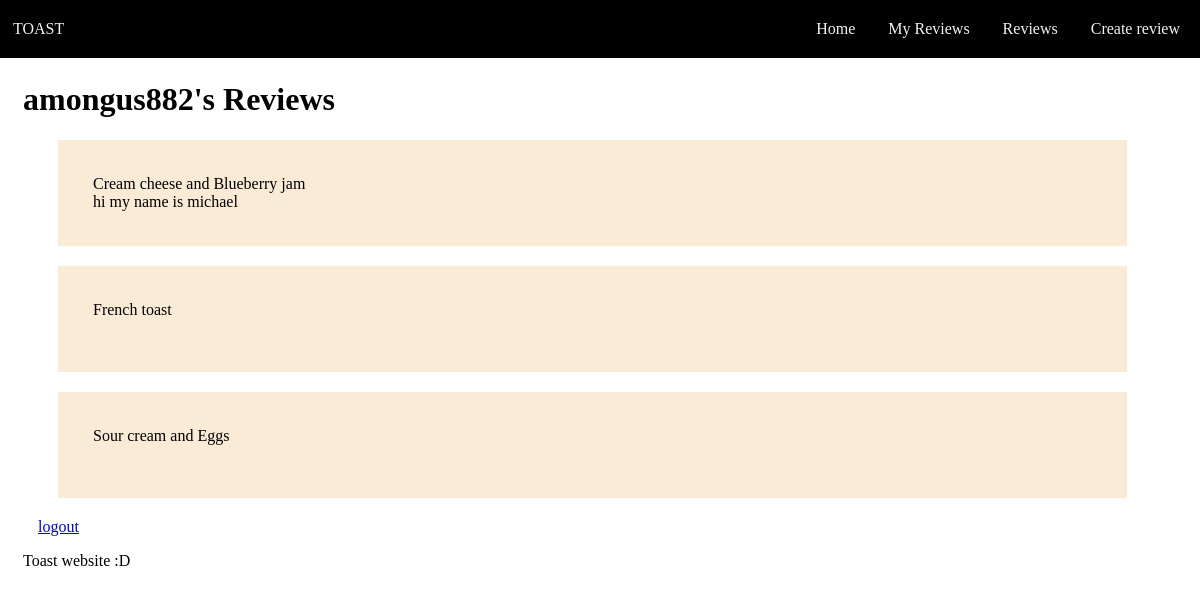
The page /my_reviews (signed in) on the database as committed earlier.
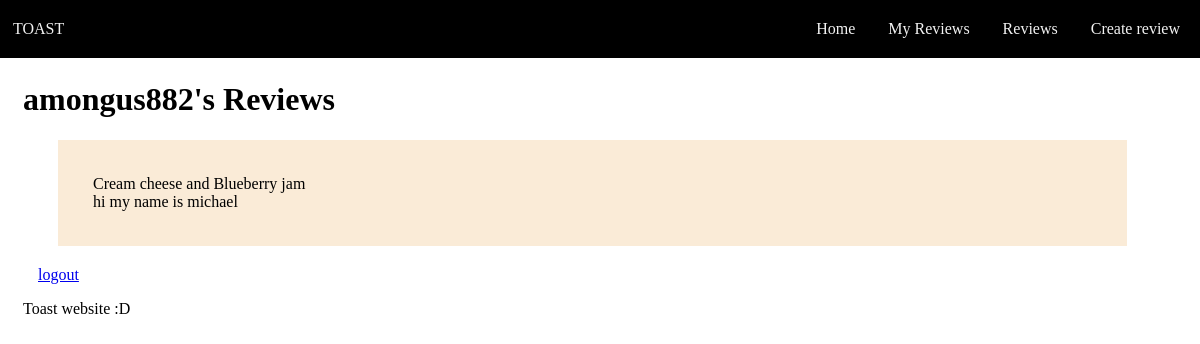
The same page on the database as committed later.
### tables this page shows
CREATE TABLE Reviews (id INTEGER PRIMARY KEY AUTOINCREMENT, user_id INTEGER REFERENCES Users (id), review TEXT NOT NULL, toast_id);

CREATE TABLE Toast (id INTEGER PRIMARY KEY AUTOINCREMENT, description TEXT NOT NULL);

### routes.py (the view)
@app.route('/my_reviews')
def user_reviews():
    if 'username' not in session or session['username'] is None:
        return redirect(url_for('signup'))
    else:
        query = "SELECT t.description, r.review, t.id FROM reviews AS r JOIN Users as u ON r.user_id = u.id join Toast AS t ON t.id = r.toast_id WHERE username = ?"
        username = session["username"]
        reviews = sql_queries(query, 1, (username, ))
        return render_template('my_reviews.html', reviews=reviews, username=username)

### routes.py (called while the page is built)
def sql_queries(query, option, data=None):
    connection = sqlite3.connect('toast.db')
    cursor = connection.cursor()
    if data:
        cursor.execute(query, data)
    else:
        cursor.execute(query)
    if option == 0:
        result = cursor.fetchone()
        return result
    elif option == 1:
        result = cursor.fetchall()
        return result
    else:
        connection.commit()
    connection.close()

### templates/my_reviews.html
{% extends 'layout.html' %}
{% block h1 -%}{{ username }}'s Reviews{%- endblock %}
    {% block main -%}
    <div class="gridContainer">
        {% for review in reviews %}
        <div class="gridItem">
            {{ review[0] }}
            <br>
            {{ review[1] }}
            <br>
            <a class="my_reviews_buttons" href="/delete_reviews">delete</a><a class="my_reviews_buttons" href="/update_reviews">update</a>
        </div>
        {% endfor %}
        <a href="/logout">logout</a>
    </div>
    {%- endblock %}

Rows that differ between the two databases and show on the page:
removed Reviews: description "French toast"
removed Reviews: description "Sour cream and Eggs"
